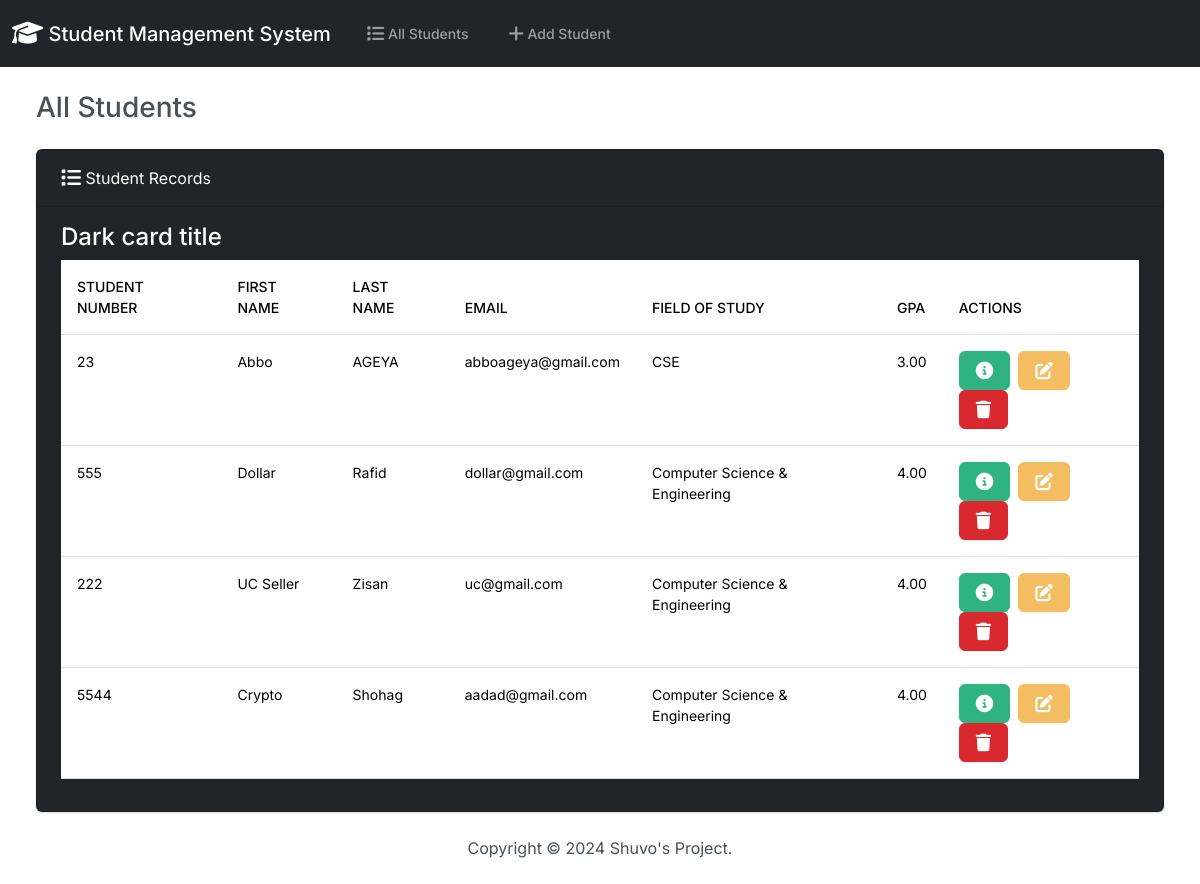
The page / on the database its author committed.
### students/models.py (models this page shows, shortened)
class Student(models.Model):
    student_number = models.CharField(max_length=10)
    first_name = models.CharField(max_length=50)
    last_name = models.CharField(max_length=50)
    email = models.EmailField()
    field_of_study = models.CharField(max_length=100)
    gpa = models.DecimalField(max_digits=4, decimal_places=2)

### students/views.py (the view)
# urls.py: path('',views.index, name='index'),
def index(request):
    return render (request, 'students/index.html',{
        'students': Student.objects.all()
    })

### students/templates/students/index.html (shortened to what this page needs)
{% extends "students/base.html" %}
{% block body %}
<h3 class="m-4">All Students</h3>
<div class="row">
    <div class="col-12">
        {% if students %}
        <div class="card text-white bg-dark ms-4 me-4 mb-4">
            <div class="card-header"><i class="fa-solid fa-list fa-lg"></i> Student Records</div>
            <div class="card-body">
                <h4 class="card-title">Dark card title</h4>
                <div class="table-responsive">
                    <table class="table table-hover">
                        <thead>
                            <tr>
                                <th scope="col">Student Number</th>
                                <th scope="col">First Name</th>
                                <th scope="col">Last Name</th>
                                <th scope="col">Email</th>
                                <th scope="col">Field of Study</th>
                                <th scope="col">GPA</th>
                                <th scope="col">Actions</th>
                            </tr>
                        </thead>
                        <tbody>
                            {% for student in students %}
                            <tr>
                                <td>{{ student.student_number }}</td>
                                <td>{{ student.first_name }}</td>
                                <td>{{ student.last_name }}</td>
                                <td>{{ student.email }}</td>
                                <td>{{ student.field_of_study }}</td>
                                <td>{{ student.gpa }}</td>
                                <td>
                                    <button type="button" class="btn btn-success me-1" data-bs-toggle="modal" data-bs-target="#myModal{{student.id}}">
                                    </button>
                                    <a class="btn btn-warning me-1" href="{% url 'edit' student.id %}">
                                    </a>
                                    <button type="button" class="btn btn-danger" data-bs-toggle="modal" data-bs-target="#delete{{student.id}}">
                                    </button>
                                </td>
                            </tr>
                            {% endfor %}
                        </tbody>
                    </table>
                </div>
            </div>
        </div>
        {% else %}
        <h5 class="alert alert-primary ms-4 me-4">No Student Records</h5>
        {% endif %}
    </div>
</div>
{% endblock %}

### students/templates/students/base.html (shortened to what this page needs)
{% load static %}
<!DOCTYPE html>
<html lang="en">
<head>
    <link rel="stylesheet" href="https://cdnjs.cloudflare.com/ajax/libs/font-awesome/6.7.1/css/all.min.css">
    <link href="{% static 'css/bootstrap.min.css' %}" rel="stylesheet">
</head>
<body class="d-flex flex-column min-vh-100">
    <nav class="navbar navbar-expand-lg bg-dark" data-bs-theme="dark">
        <div class="container-fluid">
          <a class="navbar-brand" href="{% url 'index' %}">
            <i class="fa-solid fa-graduation-cap fa-lg"></i> Student Management System
          </a>
          <div class="collapse navbar-collapse" id="navbarColor02">
            <ul class="navbar-nav me-auto">
              <li class="nav-item">
                <a class="nav-link" href="{% url 'index' %}">
                   All Students
                </a>
              </li>
              <li class="nav-item">
                <a class="nav-link" href="{% url 'add' %}">
                   Add Student
                </a>
              </li>
            </ul>
          </div>
        </div>
    </nav>
    <div class="container-fluid flex-grow-1">
     {% block body %}
     {% endblock %}
    </div>
    <footer class="footer mt-auto mb-4">
        <div class="text-center">
            <span>
                Copyright &copy; <script>document.write(new Date().getFullYear())</script> Shuvo's Project.
            </span>
        </div>
    </footer>
</body>
</html>

### students/templates/students/base.html (style rules this page uses)
.footer { margin-top: auto; }

### rows shown on the page
Student: student_number "23", first_name "Abbo", last_name "AGEYA", email "abboageya@gmail.com", field_of_study "CSE", gpa "3.00"
Student: student_number "555", first_name "Dollar", last_name "Rafid", email "dollar@gmail.com", field_of_study "Computer Science & Engineering", gpa "4.00"
Student: student_number "222", first_name "UC Seller", last_name "Zisan", email "uc@gmail.com", field_of_study "Computer Science & Engineering", gpa "4.00"
Student: student_number "5544", first_name "Crypto", last_name "Shohag", email "aadad@gmail.com", field_of_study "Computer Science & Engineering", gpa "4.00"
